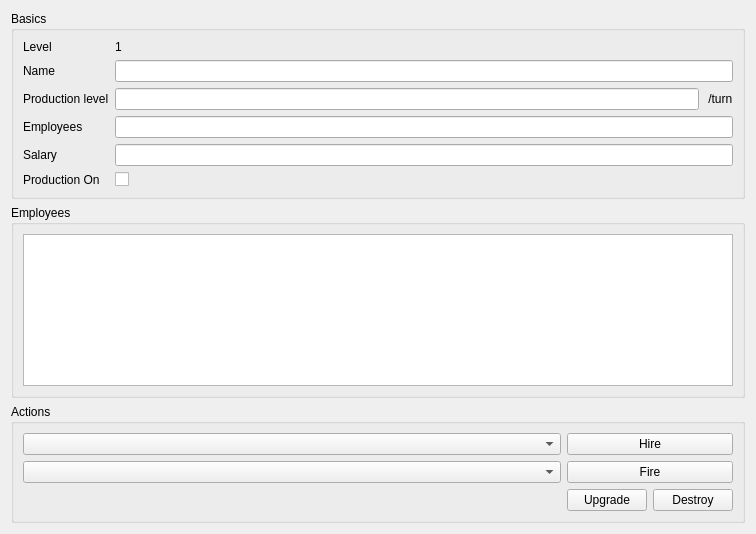
<?xml version="1.0" encoding="UTF-8"?>
<ui version="4.0">
 <class>WoodGatherer</class>
 <widget class="QWidget" name="WoodGatherer">
  <property name="geometry">
   <rect>
    <x>0</x>
    <y>0</y>
    <width>756</width>
    <height>534</height>
   </rect>
  </property>
  <property name="windowTitle">
   <string>Form</string>
  </property>
  <layout class="QVBoxLayout" name="verticalLayout">
   <item>
    <widget class="QGroupBox" name="basicsGroupBox">
     <property name="title">
      <string>Basics</string>
     </property>
     <layout class="QFormLayout" name="formLayout">
      <item row="2" column="0">
       <widget class="QLabel" name="label">
        <property name="text">
         <string>Production level</string>
        </property>
       </widget>
      </item>
      <item row="2" column="1">
       <layout class="QHBoxLayout" name="horizontalLayout_2">
        <item>
         <widget class="QLineEdit" name="prodLevelLineEdit">
          <property name="readOnly">
           <bool>true</bool>
          </property>
         </widget>
        </item>
        <item>
         <widget class="QLabel" name="label_3">
          <property name="text">
           <string> /turn</string>
          </property>
         </widget>
        </item>
       </layout>
      </item>
      <item row="3" column="0">
       <widget class="QLabel" name="label_2">
        <property name="text">
         <string>Employees</string>
        </property>
       </widget>
      </item>
      <item row="3" column="1">
       <widget class="QLineEdit" name="employeeLineEdit">
        <property name="readOnly">
         <bool>true</bool>
        </property>
       </widget>
      </item>
      <item row="5" column="0">
       <widget class="QLabel" name="label_4">
        <property name="text">
         <string>Production On</string>
        </property>
       </widget>
      </item>
      <item row="5" column="1">
       <widget class="QCheckBox" name="prodOnCheckBox">
        <property name="text">
         <string/>
        </property>
       </widget>
      </item>
      <item row="4" column="0">
       <widget class="QLabel" name="label_5">
        <property name="text">
         <string>Salary</string>
        </property>
       </widget>
      </item>
      <item row="4" column="1">
       <widget class="QLineEdit" name="salaryLineEdit">
        <property name="readOnly">
         <bool>true</bool>
        </property>
       </widget>
      </item>
      <item row="0" column="0">
       <widget class="QLabel" name="label_6">
        <property name="text">
         <string>Level</string>
        </property>
       </widget>
      </item>
      <item row="0" column="1">
       <widget class="QLabel" name="label_7">
        <property name="text">
         <string>1</string>
        </property>
       </widget>
      </item>
      <item row="1" column="0">
       <widget class="QLabel" name="label_8">
        <property name="text">
         <string>Name</string>
        </property>
       </widget>
      </item>
      <item row="1" column="1">
       <widget class="QLineEdit" name="nameLineEdit"/>
      </item>
     </layout>
    </widget>
   </item>
   <item>
    <widget class="QGroupBox" name="employeesGroupBox">
     <property name="title">
      <string>Employees</string>
     </property>
     <layout class="QGridLayout" name="gridLayout_4">
      <item row="0" column="0">
       <widget class="QListView" name="employeeListView"/>
      </item>
     </layout>
    </widget>
   </item>
   <item>
    <widget class="QGroupBox" name="actionsGroupBox">
     <property name="title">
      <string>Actions</string>
     </property>
     <layout class="QGridLayout" name="gridLayout">
      <item row="2" column="1">
       <layout class="QGridLayout" name="gridLayout_2">
        <item row="0" column="0">
         <widget class="QPushButton" name="upgradeButton">
          <property name="text">
           <string>Upgrade</string>
          </property>
         </widget>
        </item>
        <item row="0" column="1">
         <widget class="QPushButton" name="destroyButton">
          <property name="text">
           <string>Destroy</string>
          </property>
         </widget>
        </item>
       </layout>
      </item>
      <item row="0" column="1">
       <widget class="QPushButton" name="hireButton">
        <property name="text">
         <string>Hire</string>
        </property>
       </widget>
      </item>
      <item row="0" column="0">
       <widget class="QComboBox" name="hireComboBox"/>
      </item>
      <item row="1" column="0">
       <widget class="QComboBox" name="fireComboBox"/>
      </item>
      <item row="1" column="1">
       <widget class="QPushButton" name="fireButton">
        <property name="text">
         <string>Fire</string>
        </property>
       </widget>
      </item>
      <item row="2" column="0">
       <spacer name="horizontalSpacer">
        <property name="orientation">
         <enum>Qt::Horizontal</enum>
        </property>
        <property name="sizeHint" stdset="0">
         <size>
          <width>40</width>
          <height>20</height>
         </size>
        </property>
       </spacer>
      </item>
     </layout>
    </widget>
   </item>
  </layout>
 </widget>
 <resources/>
 <connections/>
</ui>
